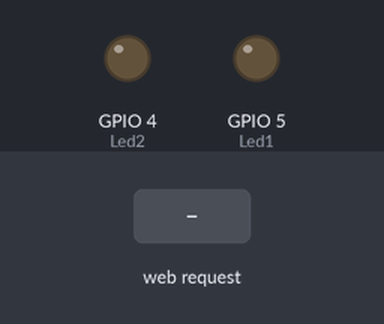
The program below on a simulated ESP8266 (NodeMCU). Parts: output pins drawn as LEDs (lit = HIGH). Inputs (shaded band) come from the test bench. WiFi joins after 1.5 s; servers stay silent unless stated; what the program prints to the serial monitor is not drawn.

Above: at 2.7 s.
2.8 s: HTTP request GET /5/on received
At 3.9 s:
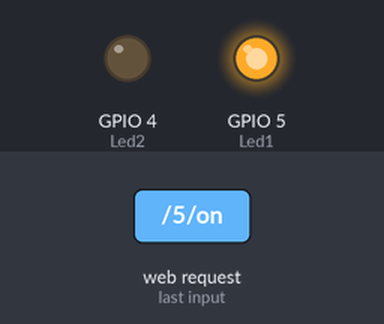
4.3 s: HTTP request GET /4/on received
At 5.1 s:
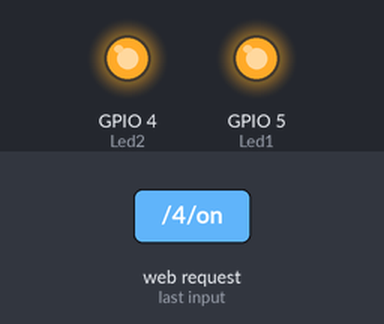
5.8 s: HTTP request GET /5/off received
At 6.2 s:
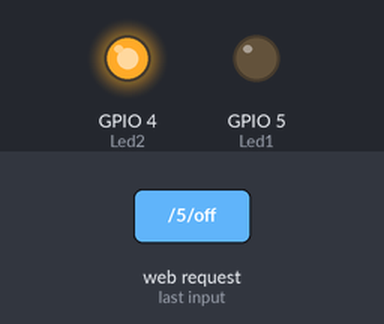
7.3 s: HTTP request GET /4/off received
At 8.6 s:
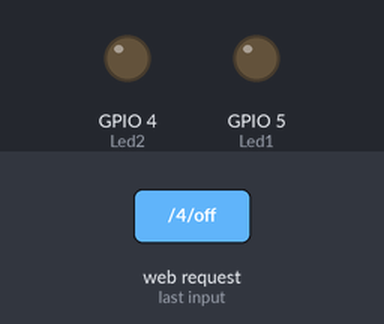
Timing chart, 0 to 9.8 s (numbered marks = the images above; inputs shaded):
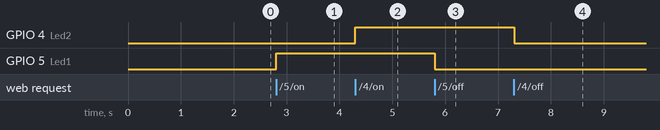

The program:

main.cpp
```cpp
#include <Arduino.h>
#include <ESP8266WiFi.h>
#include <WiFiClient.h>
#include <HTMLWebpage.h>

WiFiServer server(80);
const char* ssid = ""; //The SSID of your router
const char* password = ""; //Your password

// Variable to store the HTTP request
String header;
Webpage html = Webpage();

int Led1 = 5;
int Led2 = 4;

String outputState1 = "off";
String outputState2 = "off";

void sendResponseCode(WiFiClient client) {
  client.println("HTTP/1.1 200 OK");
  client.println("Content-type:text/html");
  client.println("Connection: close");
  client.println();
}

void setup(){
  Serial.begin(115200);

  WiFi.begin(ssid, password);

  pinMode(Led1, OUTPUT);
  pinMode(Led2, OUTPUT);

  // Connection wait
  while (WiFi.status() != WL_CONNECTED) {
    delay(500);
    Serial.print(".");
  }

  // print some parameters pertaining to server IP etc.
  Serial.println("");
  Serial.print("Connected to ");
  Serial.println(ssid);
  Serial.print("IP address: ");
  Serial.println(WiFi.localIP());  // IP address given to NodeMCU

  server.begin();                  // begin server
  Serial.println("HTTP server started");
}


void loop(){
  WiFiClient client = server.available();
  if (client) {
    String currentLine = "";                // make a String to hold incoming data from the client
    while (client.connected()) {
      if (client.available()) {
        char c = client.read();             // read a byte, then
        Serial.write(c);                    // print it out the serial monitor
        header += c;
        if (c == '\n') {                    // if the byte is a newline character
          // if the current line is blank, you got two newline characters in a row.
          // that's the end of the client HTTP request, so send a response:
          if (currentLine.length() == 0) {
            // HTTP headers always start with a response code (e.g. HTTP/1.1 200 OK)
            // and a content-type so the client knows what's coming, then a blank line:
            sendResponseCode(client);

            // turns the GPIOs on and off
            if (header.indexOf("GET /5/on") >= 0) {
              Serial.println("GPIO 5 on");
              outputState1 = "on";
              digitalWrite(Led1, HIGH);
            } else if (header.indexOf("GET /5/off") >= 0) {
              Serial.println("GPIO 5 off");
              outputState1 = "off";
              digitalWrite(Led1, LOW);
            } else if (header.indexOf("GET /4/on") >= 0) {
              Serial.println("GPIO 4 on");
              outputState2 = "on";
              digitalWrite(Led2, HIGH);
            } else if (header.indexOf("GET /4/off") >= 0) {
              Serial.println("GPIO 4 off");
              outputState2 = "off";
              digitalWrite(Led2, LOW);
            }

            //send webpage
            client.print(html.html(outputState1, outputState2));

            // Break out of the while loop
            break;
          }
          else { // if you got a newline, then clear currentLine
            currentLine = "";
      }
    }
    else if (c != '\r') {  // if you got anything else but a carriage return character,
      currentLine += c;      // add it to the end of the currentLine
      }
    }
  }

  // Clear the header variable
  header = "";
  // Close the connection
  client.stop();
  }
}
```

HTMLWebpage.cpp
```cpp
#include <Arduino.h>
#include <HTMLWebpage.h>

Webpage::Webpage() {

}

String Webpage::html(String outputState1, String outputState2) {
  String html;
  html += "<!DOCTYPE html><html>\n";
  html += "<head><meta name=\"viewport\" content=\"width=device-width, initial-scale=1\">\n";
  html += "<link rel=\"icon\" href=\"data:,\">\n";
  html += "<style>html { font-family: Helvetica; display: inline-block; margin: 0px auto; text-align: center;}\n";
  html += ".button { background-color: #5a5a5a; border: none; color: white; padding: 16px 40px;\n";
  html += "text-decoration: none; font-size: 30px; margin: 2px; cursor: pointer;}\n";
  html += ".button2 {background-color: #5a5a5a;}</style></head>\n";
  html += "<body><h1>ESP8266 Web Server</h1>";

  html += "<p>GPIO 5 - State " + outputState1 + "</p>\n"; //output
  if (outputState1 == "off") {
    html += "<p><a href=\"/5/on\"><button class=\"button\">ON</button></a></p>\n";
  } else {
    html += "<p><a href=\"/5/off\"><button class=\"button button2\">OFF</button></a></p>\n";
  }

  html += "<p>GPIO 4 - State " + outputState2 + "</p>\n";
  if (outputState2 == "off") {
    html += "<p><a href=\"/4/on\"><button class=\"button\">ON</button></a></p>\n";
  } else {
    html += "<p><a href=\"/4/off\"><button class=\"button button2\">OFF</button></a></p>\n";
  }

  html += "</body></html>\n";

  return html;
}
```

HTMLWebpage.h
```cpp
#ifndef webpage_h
#define webpage_h

#include "Arduino.h"

class Webpage {
  public:
    //Constructor
    Webpage();

    //Methods
    String html(String outputState1, String outputState2);
};

#endif
```

Measured:
- after the input at 2.8 s, GPIO 5 (Led1): LOW → HIGH at once
- after the input at 4.3 s, GPIO 4 (Led2): LOW → HIGH at once
- after the input at 5.8 s, GPIO 5 (Led1): HIGH → LOW at once
- after the input at 7.3 s, GPIO 4 (Led2): HIGH → LOW at once
